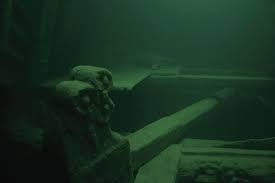
#> input picture testcase/images.jpg, 275 x 183 px, found by its file name; its folder holds only this picture in this run
$ python MLLE.py testcase/images.jpg out.png   (older library calls are emulated)
#> lines starting #> are read from the running program, lines starting #| are printed output that depends on the picture
### LACC.py
import numpy as np
import cv2


def MCLP(img):
    """
    input: original image
    output: color transfer image
    """
    # Convert image to float for calculations
    img = img.astype(np.float32)
    # Split image into color channels
    B, G, R = cv2.split(img)
    mean_B, mean_G, mean_R = np.mean(B), np.mean(G), np.mean(R)

    # Define the color channels of the largest mean value, medium mean value, and smallest mean value
    color_means = {"B": mean_B, "G": mean_G, "R": mean_R}
    sorted_colors = sorted(color_means.items(), key=lambda x: x[1])
    I_s, I_m, I_l = None, None, None
    color_s, color_m, color_l = None, None, None

    for idx, (color, mean) in enumerate(sorted_colors):
        if idx == 0:  # Smallest mean value
            if color == "B":
                I_s = B
                color_s = "B"

            elif color == "G":
                I_s = G
                color_s = "G"
            else:
                I_s = R
                color_s = "R"

        elif idx == 1:  # Medium mean value
            if color == "B":
                I_m = B
                color_m = "B"
            elif color == "G":
                I_m = G
                color_m = "G"
            else:
                I_m = R
                color_m = "R"
        else:  # Largest mean value
            if color == "B":
                I_l = B
                color_l = "B"
            elif color == "G":
                I_l = G
                color_l = "G"
            else:
                I_l = R
                color_l = "R"
    # Apply the color correction
    while True:

        # Apply the color correction
        I_m = I_m + (np.mean(I_l) - np.mean(I_m)) * I_l/255
        I_s = I_s + ((np.mean(I_l) - np.mean(I_s)) * I_l/255 + (np.mean(I_m) - np.mean(I_s)) * I_m/255)/2
        loss = abs(np.mean(I_l) - np.mean(I_m)) + abs(np.mean(I_l) - np.mean(I_s))
        if loss < 1e-2:  # Check for convergence
            break

    I_l = cv2.normalize(I_l, None, alpha=0, beta=255, norm_type=cv2.NORM_MINMAX, dtype=cv2.CV_8U)
    I_m = np.clip(I_m, 0, 255).astype(np.uint8)
    I_s = np.clip(I_s, 0, 255).astype(np.uint8)
    I_m = cv2.normalize(I_m, None, alpha=0, beta=255, norm_type=cv2.NORM_MINMAX, dtype=cv2.CV_8U)
    I_s = cv2.normalize(I_s, None, alpha=0, beta=255, norm_type=cv2.NORM_MINMAX, dtype=cv2.CV_8U)

    # Merge the color corrected channels
    color_channels = {color_s: I_s, color_m: I_m, color_l: I_l}
    img_ct = cv2.merge([color_channels['B'].astype(np.uint8), color_channels['G'].astype(np.uint8), color_channels['R'].astype(np.uint8)]).astype(np.uint8)
    return img_ct

def MAMGF(img_origin, img_ct):
    """
    input: original image and color transfer image
    output: color corrected image
    """
    # Convert image to float for calculations
    img_origin = img_origin.astype(np.float32)
    img_ct = img_ct.astype(np.float32)

    # Apply the max attenuation map
    gamma= 1.2
    A_max_M = np.max([1 - (img_origin[..., i]/255) ** gamma for i in range(3)], axis=0)

    # Apply the color correction
    D = img_origin - cv2.GaussianBlur(img_origin, (21, 21), 1.5)
    I_cc = D + A_max_M[..., None] * img_ct + (1 - A_max_M[..., None]) * img_origin
    I_cc = np.clip(I_cc, 0, 255).astype(np.uint8)
    return I_cc

### LACE.py
import numpy as np
import time
import cv2
import sys

def ComputeWindowVarianceAndMean(image, window_size = 25, flags = [True, True, True]):
	L_w = np.zeros((np.shape(image)[0], np.shape(image)[1], window_size**2), dtype = 'float32');
	half_window = int(window_size/2);
	image_pad = np.pad(image, half_window, 'edge');

	for i in range(len(image_pad) - 2 * half_window):
		for j in range(len(image_pad[i]) - 2 * half_window):
			L_w[i, j] = image_pad[i:i+window_size, j:j+window_size].flatten();

	'''
	weight = 1 / (window_size**2);
	summed_area_table = np.pad(image_pad.cumsum(axis=0).cumsum(axis=1), ((1, 0), (1, 0)), 'constant', constant_values=0);
	for row_index in range(np.shape(u_b)[0]):
		for col_index in range(np.shape(u_b)[1]):
			u_b[row_index, col_index] = weight * (summed_area_table[row_index, col_index] + summed_area_table[row_index+window_size, col_index+window_size] - summed_area_table[row_index, col_index+window_size] - summed_area_table[row_index+window_size, col_index]);
	'''
	u_b = np.mean(L_w, axis=-1);
	var_b = np.var(L_w, axis=-1) if flags[0] else None;
	L_max = np.max(L_w, axis=-1) if flags[1] else None;
	L_min = np.min(L_w, axis=-1) if flags[2] else None;

	return L_w, u_b, var_b, L_max, L_min;


def LCE(l_channel, window_size = 25, beta = 2):
	"""
	local color enhancement of L channel
	return the enhanced L channel
	"""
	eps = np.finfo('float').eps;
	var_g = np.var(l_channel);
	L_w, u_b, var_b, L_max, L_min = ComputeWindowVarianceAndMean(l_channel, window_size, [True, True, True]);

	ratio = (np.ones(np.shape(var_b)) * var_g) / (var_b + eps);
	ratio[ratio > beta] = beta;

	L_EB = u_b + ratio * (l_channel.astype('float') - u_b);
	Lnorm_EB = (L_EB - L_min) / (L_max - L_min + eps);

	L_EB_w, L_EB_u_b, _, _, _ = ComputeWindowVarianceAndMean(Lnorm_EB, window_size, [False, False, False]);
	Lnorm_w, Lnorm_u_b, Lnorm_var_b, _, _ = ComputeWindowVarianceAndMean(Lnorm_EB, window_size, [True, False, False]);

	k = np.mean((Lnorm_w * L_EB_w) - np.expand_dims(Lnorm_u_b * L_EB_u_b, axis=-1), axis=-1) / (Lnorm_var_b + eps);
	v = L_EB_u_b - k * Lnorm_u_b;

	Lgf_EB = k * L_EB + v;
	Lgf_EB[Lgf_EB < 0] = 0;
	Lgf_EB[Lgf_EB > 255] = 255;

	return Lgf_EB;

def CB(a_channel, b_channel, window_size = 25):
	"""
	color balance of a, b channel
	return the enhanced a, b channel
	like: return a_enhance, b_enhance
	"""
	eps = np.finfo('float').eps;
	means = [np.mean(a_channel), np.mean(b_channel)];
	ratio_a = (means[1] - means[0]) / (means[0] + means[1] + eps);
	ratio_b = -ratio_a;

	if ratio_a > 0:
		a_channel = (1 + ratio_a) * a_channel;
	elif ratio_b > 0:
		b_channel = (1 + ratio_b) * b_channel;

	return a_channel, b_channel;


# [20 lines that do not run on import are left out]

### MLLE.py
import cv2
import numpy as np
import argparse
from LACC import *
from LACE import *


def getimg():
  """
  read the file name specified in the command line
  open the image file, and return it
  """
  parser = argparse.ArgumentParser()
  parser.add_argument("inputimg")
  parser.add_argument("outputimg")
  inputname = "testcase/" + parser.parse_args().inputimg
  outputname = "result/" + parser.parse_args().outputimg
  return cv2.imread(inputname), outputname

def MLLE(img, filename="test", write_mode=False):
  img_ct = MCLP(img.copy())
  img_cr = MAMGF(img.copy(), img_ct.copy())
  l_channel, a_channel, b_channel = cv2.split(cv2.cvtColor(img_cr, cv2.COLOR_BGR2LAB))
  l_enhance = LCE(l_channel.copy())
  a_enhance, b_enhance = CB(a_channel.copy(), b_channel.copy())
  img_final = cv2.cvtColor(cv2.merge([l_enhance.astype(np.uint8), a_enhance.astype(np.uint8), b_enhance.astype(np.uint8)]), cv2.COLOR_LAB2BGR)
  if write_mode:
    cv2.imwrite(f"{filename}_ct.png", img_ct)
    cv2.imwrite(f"{filename}_cr.png", img_cr)
    cv2.imwrite(f"{filename}_final.png", img_final)
  return img_final


if __name__ == "__main__":
  img, filename = getimg()
#> img is the input picture: shape (183, 275, 3); mean B, G, R 33.5, 50.4, 24.4
#> filename = 'result/out.png'

  cv2.imwrite("test.png",MLLE(img, filename, write_mode=True))
#> in MCLP, `B, G, R = cv2.split(img)`:
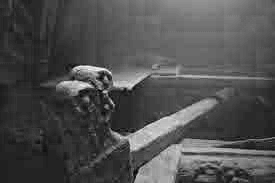
#> R: shape (183, 275) float32; min 0, max 78, mean 24.4; drawn with min black and max white
#> in MCLP, `mean_B, mean_G, mean_R = np.mean(B), np.mean(G), np.mean(R)`: mean_B = 33.46; mean_G = 50.43; mean_R = 24.36
#> in MCLP, `color_means = {"B": mean_B, "G": mean_G, "R": mean_R}`: color_means = {'B': 33.46, 'G': 50.43, 'R': 24.36}
#> in MCLP, `sorted_colors = sorted(color_means.items(), key=lambda x: x[1])`: sorted_colors = [('R', 24.36), ('B', 33.46), ('G', 50.43)]
#> the loop in MCLP, `for idx, (color, mean) in enumerate(sorted_colors):` made 3 passes
#> the loop in MCLP, `while True:` made 43 passes
#> loss on passes 1 to 12: 36.2, 30.37, 25.42, 21.22, 17.67, 14.69, 12.19, 10.1, 8.36, 6.9, 5.7, 4.7
#> in MLLE, `l_channel, a_channel, b_channel = cv2.split(cv2.cvtColor(img_cr, cv2.C..`:
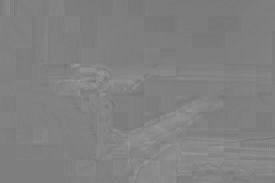
#> b_channel: shape (183, 275); min 116, max 154, mean 129
#> in LCE, `var_g = np.var(l_channel);`: var_g = 2576.6
#> call 2 of ComputeWindowVarianceAndMean, with window_size = 25
#> in ComputeWindowVarianceAndMean (call 2), `image_pad = np.pad(image, half_window, 'edge');`:
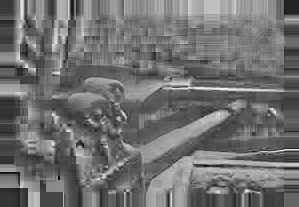
#> image_pad: shape (207, 299) float64; min -0.665, max 1.76, mean 0.405; drawn with min black and max white
#> in ComputeWindowVarianceAndMean (call 2), `u_b = np.mean(L_w, axis=-1);`:
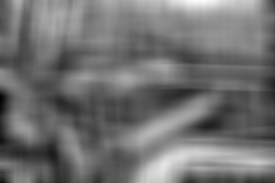
#> u_b: shape (183, 275) float32; min -0.02, max 0.96, mean 0.417; drawn with min black and max white
#> call 3 of ComputeWindowVarianceAndMean, with window_size = 25
#> in ComputeWindowVarianceAndMean (call 3), `var_b = np.var(L_w, axis=-1) if flags[0] else None;`:
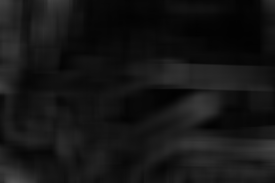
#> var_b: shape (183, 275) float32; min 0.00855, max 0.323, mean 0.0847
#> in LCE, `Lgf_EB[Lgf_EB < 0] = 0;`: Lgf_EB: shape (183, 275) float64; min 0, max 343.7, mean 93.4
#> in LCE, `Lgf_EB[Lgf_EB > 255] = 255;`:
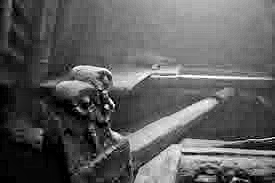
#> Lgf_EB: shape (183, 275) float64; min 0, max 255, mean 93.4
#> in CB, `means = [np.mean(a_channel), np.mean(b_channel)];`: means = [120.3, 129]
#> in CB, `ratio_a = (means[1] - means[0]) / (means[0] + means[1] + eps);`: ratio_a = 0.0351
#> in CB, `ratio_b = -ratio_a;`: ratio_b = -0.0351
#> in MLLE, `img_final = cv2.cvtColor(cv2.merge([l_enhance.astype(np.uint8), a_enha..`:
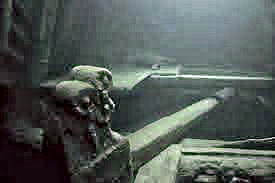
#> img_final: shape (183, 275, 3); mean B, G, R 86.2, 89.9, 81.7

$ run again, on testcase/images4.jpg
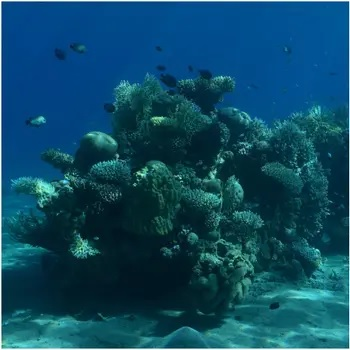
#> input picture testcase/images4.jpg, 350 x 350 px, found by its file name
#> img is the input picture: shape (350, 350, 3); mean B, G, R 99.2, 74, 13
#> filename = 'result/out.png'
#> mean_B = 99.22; mean_G = 74.03; mean_R = 12.98
#> color_means = {'B': 99.22, 'G': 74.03, 'R': 12.98}
#> sorted_colors = [('R', 12.98), ('G', 74.03), ('B', 99.22)]
#> the loop in MCLP, `for idx, (color, mean) in enumerate(sorted_colors):` made 3 passes
#> the loop in MCLP, `while True:` made 21 passes
#> loss on passes 1 to 8: 73.2, 47.44, 30.46, 19.44, 12.35, 7.82, 4.94, 3.12
#> in MLLE, `l_channel, a_channel, b_channel = cv2.split(cv2.cvtColor(img_cr, cv2.C..`:
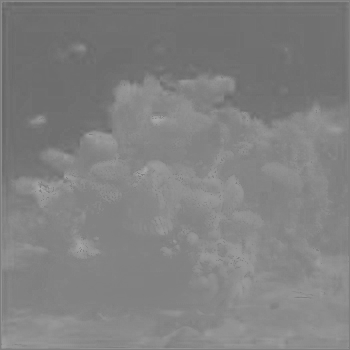
#> b_channel: shape (350, 350); min 100, max 169, mean 128.5
#> var_g = 2910.6
#> means = [126.1, 128.5]
#> ratio_a = 0.00962
#> ratio_b = -0.00962
#> in MLLE, `img_final = cv2.cvtColor(cv2.merge([l_enhance.astype(np.uint8), a_enha..`:
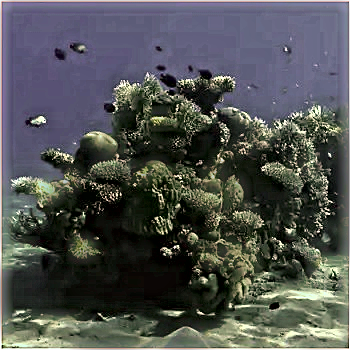
#> img_final: shape (350, 350, 3); mean B, G, R 80.7, 82, 79.5
